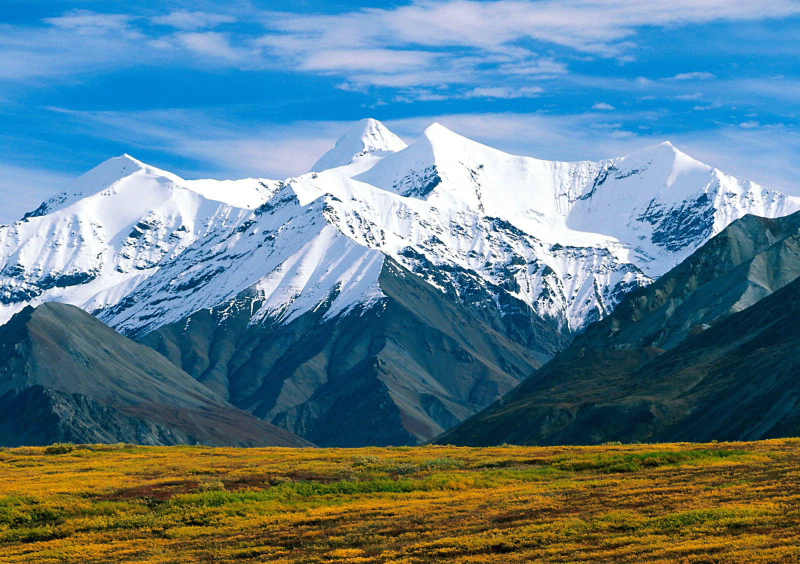
#> input picture sift_features/book_scene.jpg, 1600 x 1128 px (shown at 1/2 size)
$ jupyter execute --allow-errors ethalon.ipynb   (shell and % lines are left out)
#> lines starting #> are read from the running program, lines starting #| are printed output that depends on the picture; after the words box and inside, x2 and y2 are one past the last pixel; in counts of white or black regions, pixels touching at a corner belong together; long printed decimals are rounded
## Introduction to Computer Vision (Spring 2020)

Instructor: Muhammad Fahim

TA: Marcus Ebner, Rufina Galieva

**Acknowledgement**<br>
This lab was maintained by Marcus, Rufina, Alex and Fahim
<br><br>

This lab was created by: Alex<br>
Email: a.grashchenkov@innopolis.ru<br>
Links: [github](https://github.com/AlexandrGraschenkov)

## Lab Objectives
Bag of visual Words(BOW),

## Import libraries, download images

[cell 1]
from IPython.display import clear_output
# clear_output()

[cell 2]
# all plots will be set directly below the code cell that produced it
from matplotlib import pyplot as plt
from IPython.display import clear_output
# set inline plots size
plt.rcParams["figure.figsize"] = (16, 10) # (w, h)
# remove grid lines
import numpy as np
import time
import cv2
import math

## Download images

[cell 3]
clear_output()

## Helper functions

[cell 4]
# funcrion to read and resize an image
def read_and_resize(filename, grayscale = False, fx= 0.5, fy=0.5):
#> called with filename = 'book_scene.jpg', grayscale = False, fx = 0.5, fy = 0.5
    if grayscale:
      img_result = cv2.imread(filename, cv2.IMREAD_GRAYSCALE)
    else:
      imgbgr = cv2.imread(filename, cv2.IMREAD_COLOR)
#> imgbgr is the input picture: shape (1128, 1600, 3); mean B, G, R 139.9, 127, 94.8
      # convert to rgb
      img_result = cv2.cvtColor(imgbgr, cv2.COLOR_BGR2RGB)
    # resize
    img_result = cv2.resize(img_result, None, fx=fx, fy=fy, interpolation = cv2.INTER_CUBIC)
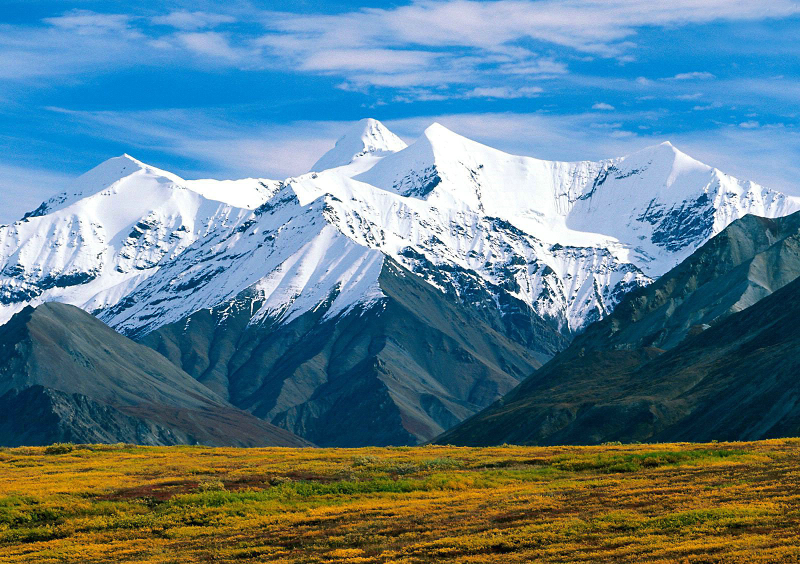
#> img_result: shape (564, 800, 3); mean R, G, B 94.8, 127, 139.9
    return img_result


def show_in_row(list_of_images, titles = None, disable_ticks = False):
  count = len(list_of_images)
  for idx in range(count):
    subplot = plt.subplot(1, count, idx+1)
    if titles is not None:
      subplot.set_title(titles[idx])

    img = list_of_images[idx]
    cmap = 'gray' if (len(img.shape) == 2 or img.shape[2] == 1) else None
    subplot.imshow(img, cmap=cmap)
    if disable_ticks:
      plt.xticks([]), plt.yticks([])
  plt.show()

def show_in_column(list_of_images, titles = None, disable_ticks = False):
  count = len(list_of_images)
  for idx in range(count):
    subplot = plt.subplot(count, 1, idx+1)
    if titles is not None:
      subplot.set_title(titles[idx])

    img = list_of_images[idx]
    cmap = 'gray' if (len(img.shape) == 2 or img.shape[2] == 1) else None
    subplot.imshow(img, cmap=cmap)
    if disable_ticks:
      plt.xticks([]), plt.yticks([])
  plt.show()

[cell 5]
book_scene = read_and_resize("book_scene.jpg")
plt.imshow(book_scene)
#> (this line was passed over: IPython is not available in this run)
plt.show()

[cell 6]
def processSIFT(img):
  sift = cv2.xfeatures2d.SIFT_create()
  return sift.detectAndCompute(book_scene, None)

kp, descriptors = processSIFT(book_scene)
#> kp = 2508 keypoints; strongest (x, y, size): (351, 226, 1.9), (378, 245, 2.5), (552, 292, 1.9), (418, 274, 2.1)
book_scene_desc = cv2.drawKeypoints(book_scene, kp, None, flags=cv2.DRAW_MATCHES_FLAGS_DRAW_RICH_KEYPOINTS)
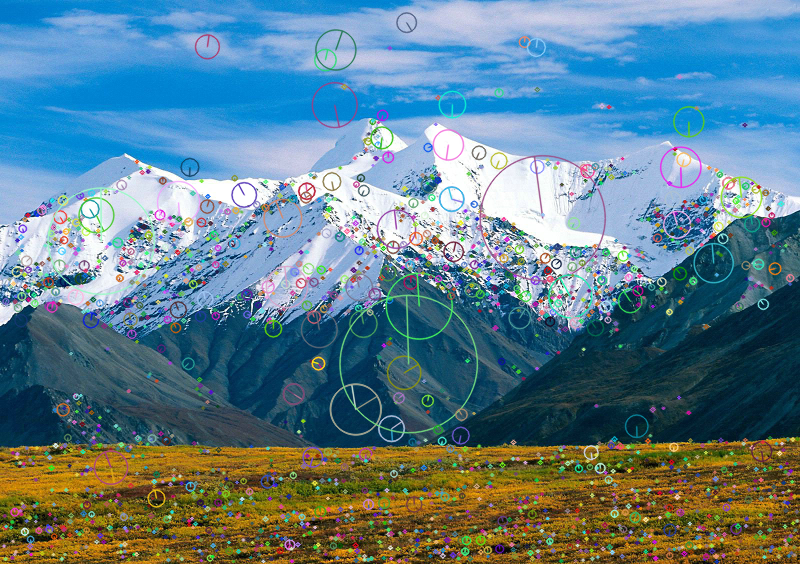
#> book_scene_desc: shape (564, 800, 3); mean R, G, B 95.5, 127.3, 140.3
show_in_row([book_scene_desc])
#> in show_in_row, `count = len(list_of_images)`: count = 1
#> (the call stopped at in show_in_row, `subplot = plt.subplot(1, count, idx+1)`: IPython is not available in this run)
print("Pos:",kp[0].pt, "\nSize:", kp[0].size, "\nAngle:", kp[0].angle)
#| Pos: (3.533, 545.487)
#| Size: 1.964
#| Angle: 90.954
print("Desc:", descriptors[0].shape)
#| Desc: (128,)

[cell 7]
def crop_rect(img, rect, dst_size=(20, 20)):
  center, size, angle = rect[0], rect[1], rect[2]
  center, size = tuple(map(int, center)), tuple(map(int, size))

  height, width = img.shape[0], img.shape[1]

  M = cv2.getRotationMatrix2D(center, angle, dst_size[0] / size[0])
  img_rot = cv2.warpAffine(img, M, (width, height))

  img_crop = cv2.getRectSubPix(img_rot, dst_size, center)
  return img_crop


def visualize_hist(vec, height = 100, bin_width = 3, divider = None):
  img = np.zeros((height, bin_width * len(vec)), dtype='uint8')
  if divider is None: divider = np.max(vec)
#   print(divider)
  for idx, val in enumerate(vec):
    val = math.ceil(val * height / divider)
    if val > 0: img[-val:, idx*bin_width:(idx+1)*bin_width] = 255
  return img


def get_kp_img(img, k):
  return crop_rect(img, (k.pt, (2*k.size, 2*k.size), k.angle))


def show_key_point_and_hist(img, key_points, descs):
  img_list = []
  hist_list = []
  info_list = []
  for idx, k in enumerate(key_points):
    cimg = get_kp_img(img, k)
    img_list.append(cimg)
    hist_img = visualize_hist(descs[idx], height = 300, divider = 200)
    hist_list.append(hist_img)
    info_list.append(str(math.ceil(k.size)))
#> this loop made 20 passes
#> pass 1, in crop_rect, `img_rot = cv2.warpAffine(img, M, (width, height))`:
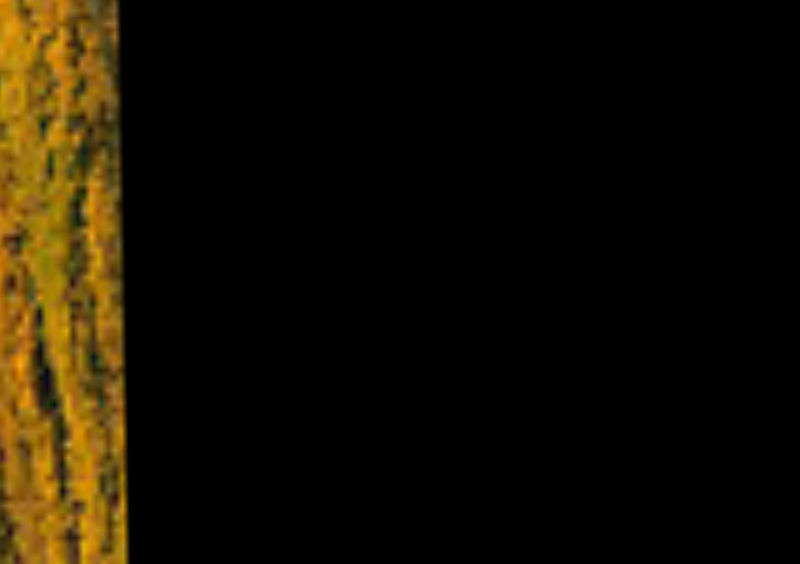
#> img_rot: shape (564, 800, 3); mean R, G, B 21.3, 15.3, 2.8
#> pass 1, in crop_rect, `img_crop = cv2.getRectSubPix(img_rot, dst_size, center)`:
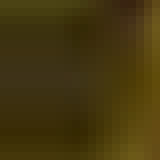
#> img_crop: shape (20, 20, 3) (shown 8 times larger); mean R, G, B 69.3, 55, 14.6
#> pass 1, in show_key_point_and_hist, `hist_img = visualize_hist(descs[idx], height = 300, divider = 200)`:
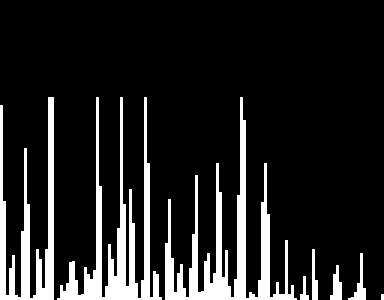
#> hist_img: shape (300, 384); 13.7% white; 8 white regions (1 under 20 px), largest, box (x1, y1, x2, y2) and area: (165, 97, 297, 300) 5946, (57, 97, 162, 300) 5187, (0, 97, 54, 300) 3807
#> after the loop, hist_list = 20 items; img_list = 20 items; info_list = ['2', '2', '2', '4', '3', '6', '3', '3', '3', '3', '3', '2', '2', '3', '3', '2', '4', '2', '2', '8']
  show_in_row(img_list, info_list, True)
#> (the call stopped at in show_in_row, `subplot = plt.subplot(1, count, idx+1)`: IPython is not available in this run)
  show_in_row(hist_list, info_list, True)
#> (the call stopped at in show_in_row, `subplot = plt.subplot(1, count, idx+1)`: IPython is not available in this run)

from_idx = 0
to_idx = from_idx+20
show_key_point_and_hist(book_scene, kp[from_idx:to_idx], descriptors[from_idx:to_idx])

# plt.plot(descriptors[0])
# plt.show()

## Implement vector distance metric
From slides:

[cell 8]
def euclid_dist(v1, v2):
  diff = v1 - v2
  return np.sum(diff ** 2) ** 0.5

def cosine_dist(v1, v2):
  # TODO
  return None

for i in range(1, 5):
  d1 = euclid_dist(descriptors[i-1], descriptors[i])
  d2 = cosine_dist(descriptors[i-1], descriptors[i])
  print("Euclid1: ", d1, "Cosine2: ", d2)
#> this loop made 4 passes
#> d1 on passes 1 to 4: 561.8, 534.4, 587.2, 468.9
#| Euclid1:  561.829 Cosine2:  None
#| Euclid1:  534.356 Cosine2:  None
#| Euclid1:  587.218 Cosine2:  None
#| Euclid1:  468.917 Cosine2:  None
